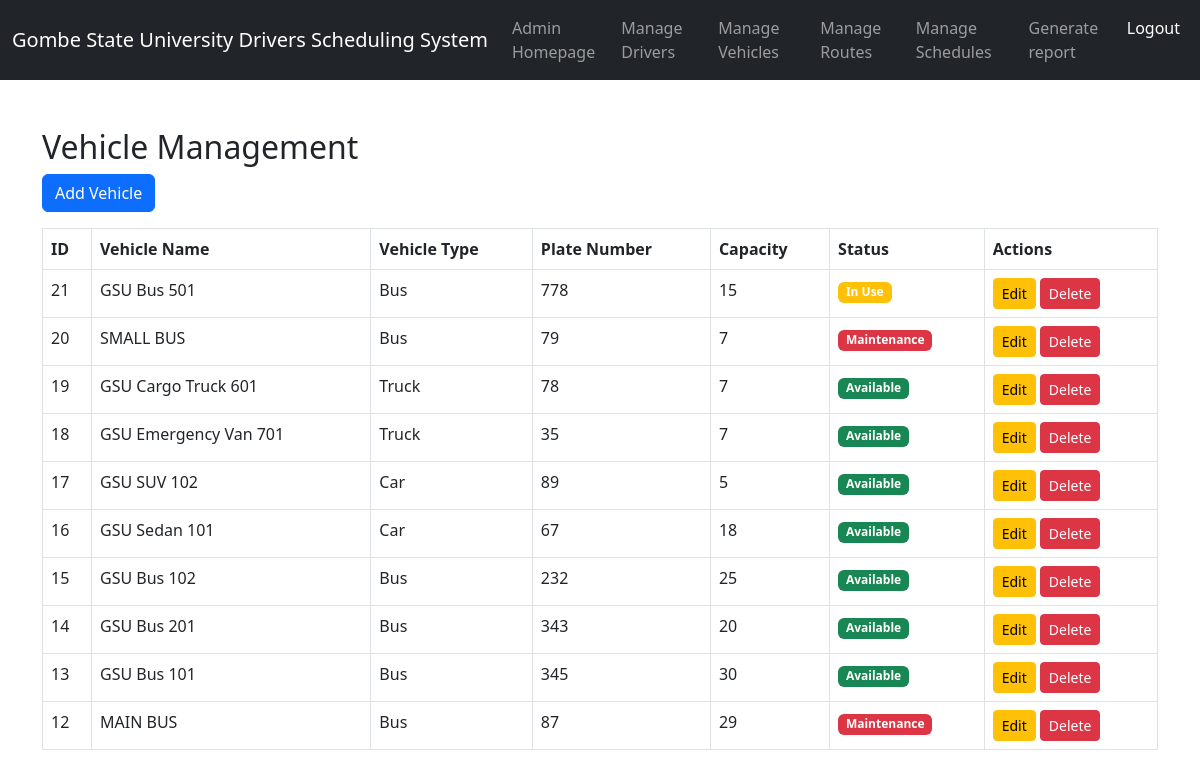
/admin/vehicles.php, run on the app's committed database.
### tables this page shows
CREATE TABLE `vehicles` (
  `id` int(11) NOT NULL,
  `vehicle_name` varchar(100) NOT NULL,
  `vehicle_type` enum('Car','Bus','Truck','Van','SUV') NOT NULL DEFAULT 'Car',
  `plate_number` varchar(20) NOT NULL,
  `capacity` int(11) NOT NULL,
  `status` enum('Available','In Use','Maintenance') NOT NULL DEFAULT 'Available',
  `created_at` timestamp NOT NULL DEFAULT current_timestamp()
);

### admin/vehicles.php (the view, shortened to what this page needs)
<?php
include '../config/db.php';
$sql = "SELECT id, vehicle_name, vehicle_type, plate_number, capacity,
               COALESCE(status, 'Unknown') AS status, created_at
        FROM vehicles ORDER BY created_at DESC";
$result = $conn->query($sql);
?>
<!DOCTYPE html>
<html lang="en">
<head>
    <?php include '../includes/navbar.php'; ?>
    <link rel="stylesheet" href="https://cdn.jsdelivr.net/npm/bootstrap@5.3.0/dist/css/bootstrap.min.css">
</head>
<body>
    <div class="container mt-5">
        <h2>Vehicle Management</h2>
        <a href="add_vehicle.php" class="btn btn-primary mb-3">Add Vehicle</a>
        <table class="table table-bordered">
            <thead>
                <tr>
                    <th>ID</th>
                    <th>Vehicle Name</th>
                    <th>Vehicle Type</th>
                    <th>Plate Number</th>
                    <th>Capacity</th>
                    <th>Status</th>
                    <th>Actions</th>
                </tr>
            </thead>
            <tbody>
                <?php while ($row = $result->fetch_assoc()): ?>
                <tr>
                    <td><?php echo htmlspecialchars($row['id']); ?></td>
                    <td><?php echo htmlspecialchars($row['vehicle_name']); ?></td>
                    <td><?php echo htmlspecialchars($row['vehicle_type']); ?></td>
                    <td><?php echo htmlspecialchars($row['plate_number']); ?></td>
                    <td><?php echo htmlspecialchars($row['capacity']); ?></td>
                    <td>
                        <?php if ($row['status'] == 'Available') : ?>
                            <span class="badge bg-success"><?php echo htmlspecialchars($row['status']); ?></span>
                        <?php elseif ($row['status'] == 'In Use') : ?>
                            <span class="badge bg-warning"><?php echo htmlspecialchars($row['status']); ?></span>
                        <?php elseif ($row['status'] == 'Maintenance') : ?>
                            <span class="badge bg-danger"><?php echo htmlspecialchars($row['status']); ?></span>
                        <?php else : ?>
                            <span class="badge bg-secondary">Unknown</span>
                        <?php endif; ?>
                    </td>
                    <td>
                        <a href="edit_vehicle.php?id=<?php echo $row['id']; ?>" class="btn btn-warning btn-sm">Edit</a>
                        <a href="delete_vehicle.php?id=<?php echo $row['id']; ?>" class="btn btn-danger btn-sm"
                           onclick="return confirm('Are you sure you want to delete this vehicle?');">
                           Delete
                        </a>
                    </td>
                </tr>
                <?php endwhile; ?>
            </tbody>
        </table>
    </div>
</body>
</html>

### data on the page
vehicles: id "21", vehicle_name "GSU Bus 501", vehicle_type "Bus", plate_number "778", capacity "15", status "In Use"
vehicles: id "20", vehicle_name "SMALL BUS", vehicle_type "Bus", plate_number "79", capacity "7", status "Maintenance"
vehicles: id "19", vehicle_name "GSU Cargo Truck 601", vehicle_type "Truck", plate_number "78", capacity "7", status "Available"
vehicles: id "18", vehicle_name "GSU Emergency Van 701", vehicle_type "Truck", plate_number "35", capacity "7", status "Available"
vehicles: id "17", vehicle_name "GSU SUV 102", vehicle_type "Car", plate_number "89", capacity "5", status "Available"
vehicles: id "16", vehicle_name "GSU Sedan 101", vehicle_type "Car", plate_number "67", capacity "18", status "Available"
vehicles: id "15", vehicle_name "GSU Bus 102", vehicle_type "Bus", plate_number "232", capacity "25", status "Available"
vehicles: id "14", vehicle_name "GSU Bus 201", vehicle_type "Bus", plate_number "343", capacity "20", status "Available"
vehicles: id "13", vehicle_name "GSU Bus 101", vehicle_type "Bus", plate_number "345", capacity "30", status "Available"
vehicles: id "12", vehicle_name "MAIN BUS", vehicle_type "Bus", plate_number "87", capacity "29", status "Maintenance"
